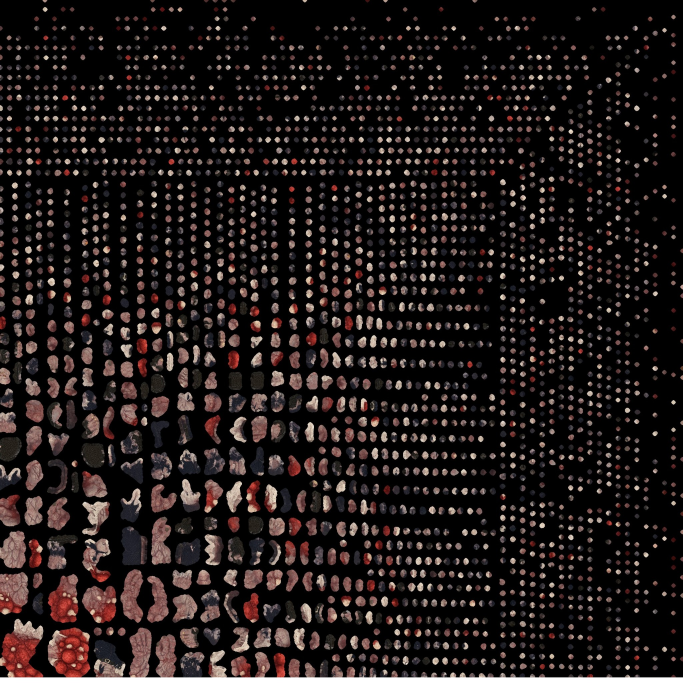
#> input picture models/objects/characters/enemy/game/Colossus_albedo.jpg, 2048 x 2048 px, found by its file name (shown at 1/3 size)
$ python build_enemy_glow_masks.py
#> lines starting #> are read from the running program, lines starting #| are printed output that depends on the picture; after the words box and inside, x2 and y2 are one past the last pixel; in counts of white or black regions, pixels touching at a corner belong together
"""Builds Colossus_glow.png, the blister mask read by body_wound.gdshader (R = blister).

    python3 tools/build_enemy_glow_masks.py
The Colossus blisters are the saturated red patches of its albedo texture. Colour and brightness live in
Colossus_game.tres (emission, emission_energy_multiplier). Other enemies do not glow.
"""
import numpy as np
from PIL import Image

DIR = "models/objects/characters/enemy/game/"
SIZE = 2048

alb = np.asarray(Image.open(DIR + "Colossus_albedo.jpg").convert("RGB").resize((SIZE, SIZE))).astype(np.float32)
r, g = alb[..., 0], alb[..., 1]
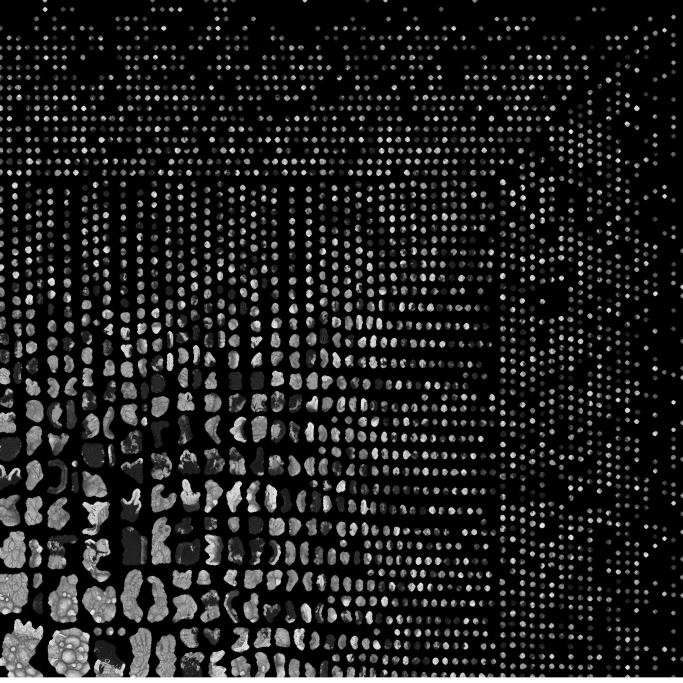
#> r: shape (2048, 2048) float32 (shown at 1/3 size); min 0, max 255, mean 32.3
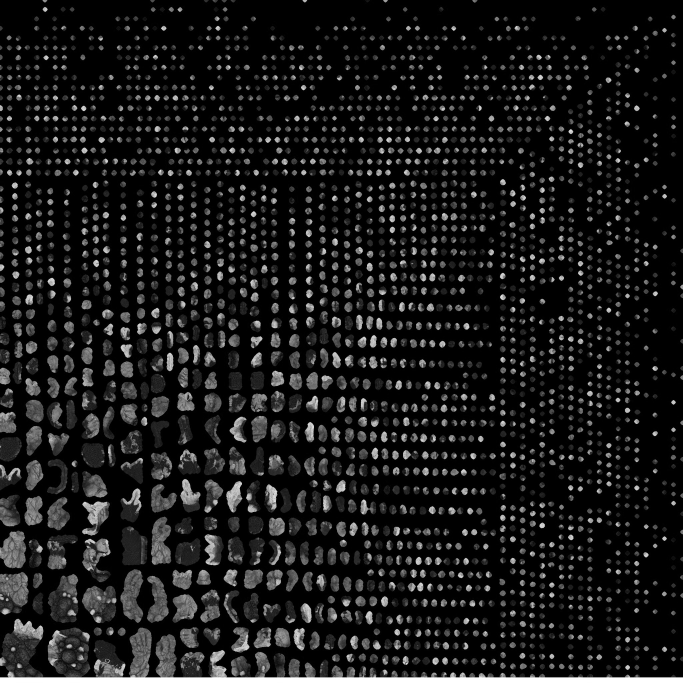
#> g: shape (2048, 2048) float32 (shown at 1/3 size); min 0, max 255, mean 25.2
key = ((r > 1.6 * g) & (r > 110) & (g < 110)).astype(np.uint8) * 255
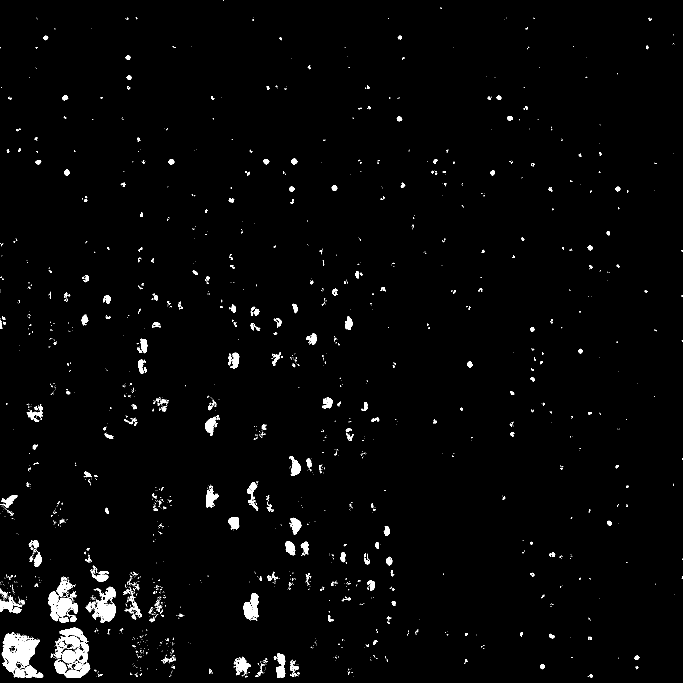
#> key: shape (2048, 2048) (shown at 1/3 size); 1.9% white; 2151 white regions (1798 under 20 px), largest, box (x1, y1, x2, y2) and area: (5, 1896, 119, 2019) 7009, (257, 1760, 348, 1869) 3931, (144, 1773, 217, 1864) 3402
# No blur: the atlas packs thousands of tiny islands side by side, and a blurred mask glowed red on
# the neighbouring islands (trousers, shirt, arms) instead of the blisters.
mask = key
out = np.zeros((SIZE, SIZE, 3), np.uint8)
out[..., 0] = mask
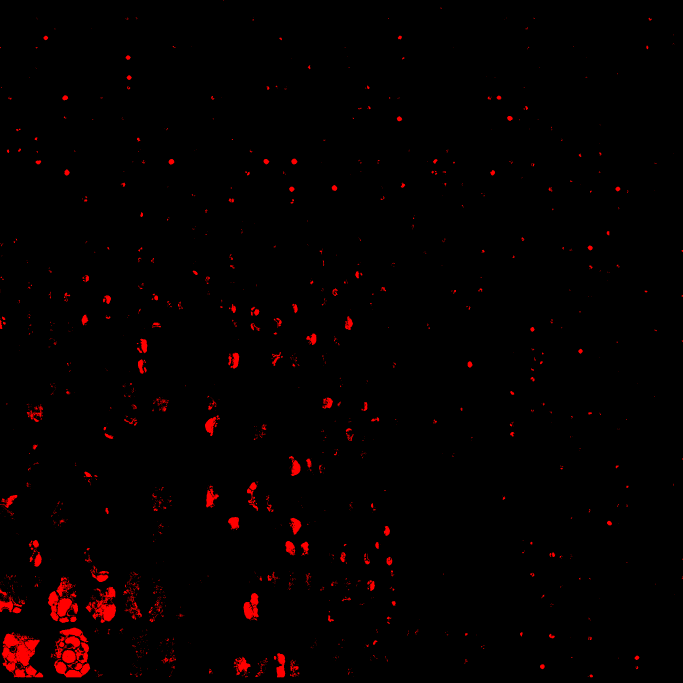
#> out: shape (2048, 2048, 3) (shown at 1/3 size); mean of channels 0, 1, 2 4.7, 0, 0; drawn as R, G, B
Image.fromarray(out).save(DIR + "Colossus_glow.png")
